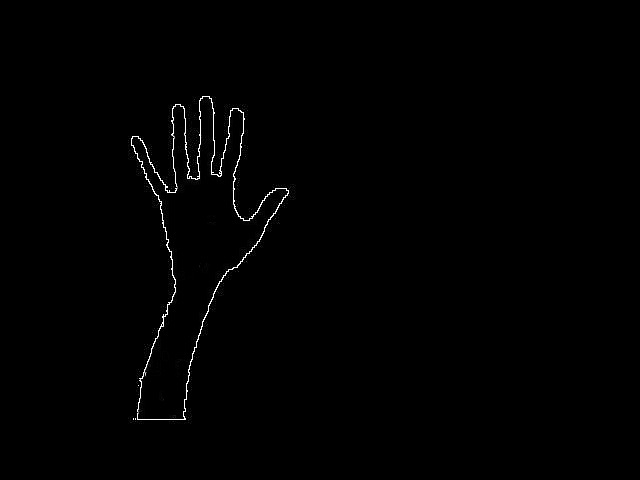
#> input picture startOutline.jpg, 640 x 480 px, given in place of the camera
$ python 'background finder.py'   (older library calls are emulated)
#> lines starting #> are read from the running program, lines starting #| are printed output that depends on the picture; after the words box and inside, x2 and y2 are one past the last pixel; in counts of white or black regions, pixels touching at a corner belong together
import cv2
import numpy as np

#== Parameters =======================================================================
BLUR = 21
CANNY_THRESH_1 = 100
CANNY_THRESH_2 = 200
MASK_DILATE_ITER = 10
MASK_ERODE_ITER = 10
MASK_COLOR = (0.0,0.0,1.0) # In BGR format


#== Processing =======================================================================

#-- Read image -----------------------------------------------------------------------
camera = cv2.VideoCapture(0)
while True:
    (g, img) = camera.read()
#> img is the input picture: shape (480, 640, 3); min 0, max 255, mean 1.5
    gray = cv2.cvtColor(img,cv2.COLOR_BGR2GRAY)

    #-- Edge detection -------------------------------------------------------------------
    edges = cv2.Canny(gray, CANNY_THRESH_1, CANNY_THRESH_2)
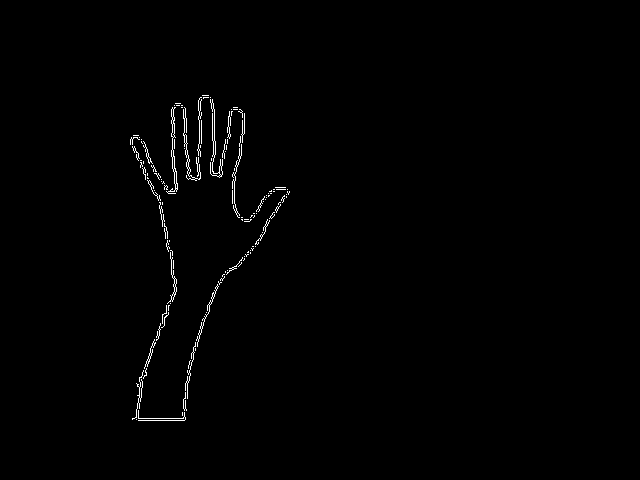
#> edges: shape (480, 640); 0.76% white in thin lines or dots, all inside (x1, y1, x2, y2) = (130, 95, 290, 421)
    edges = cv2.dilate(edges, None)
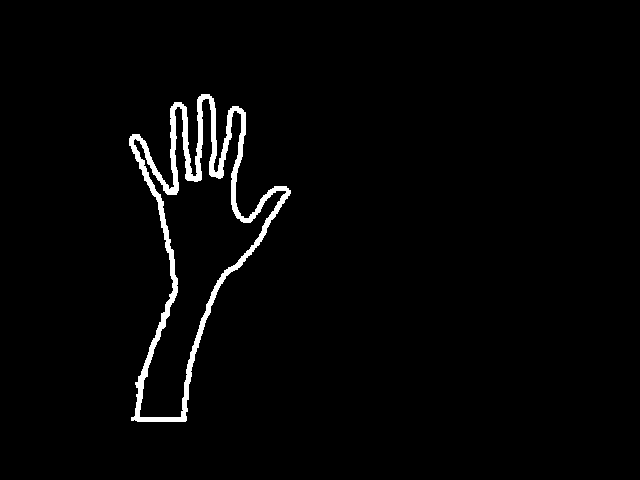
#> edges: shape (480, 640); 2.3% white; 1 white region, box (x1, y1, x2, y2) and area: (129, 94, 291, 422) 6939
    edges = cv2.erode(edges, None)
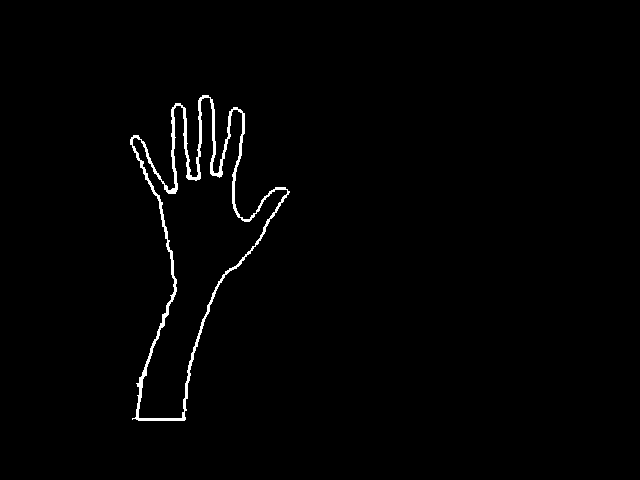
#> edges: shape (480, 640); 1.2% white; 1 white region
    cv2.imshow("e",edges)
    #-- Find contours in edges, sort by area ---------------------------------------------
    contour_info = []
    _, contours, _ = cv2.findContours(edges, cv2.RETR_LIST, cv2.CHAIN_APPROX_NONE)
#> contours = 2 contours; box (x1, y1, x2, y2) and area: (130, 95, 290, 421) 19212, (132, 97, 288, 419) 16687
    # Previously, for a previous version of cv2, this line was:
    #  contours, _ = cv2.findContours(edges, cv2.RETR_LIST, cv2.CHAIN_APPROX_NONE)
    # Thanks to notes from commenters, I've updated the code but left this note
    for c in contours:
        contour_info.append((
            c,
            cv2.isContourConvex(c),
            cv2.contourArea(c),
        ))
#> this loop made 2 passes
#> after the loop, contour_info = 2 items
    contour_info = sorted(contour_info, key=lambda c: c[2], reverse=True)
    max_contour = contour_info[0:int(len(contour_info)/2)]
#> max_contour = 1 item

    #-- Create empty mask, draw filled polygon on it corresponding to largest contour ----
    # Mask is black, polygon is white
    mask = np.zeros(edges.shape)
    for m in max_contour:
        cv2.fillConvexPoly(mask, m[0], (255))
#> this loop made 1 pass
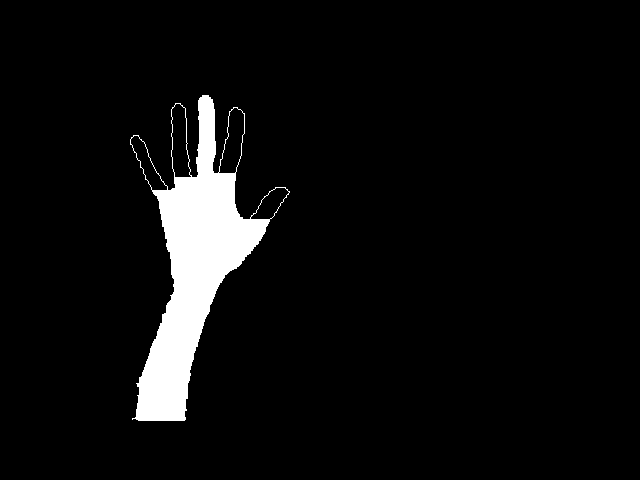
#> mask: shape (480, 640) float64; 5.4% white; 1 white region, box (x1, y1, x2, y2) and area: (130, 95, 290, 421) 16646
    cv2.imshow("eg",mask)

    #-- Smooth mask, then blur it --------------------------------------------------------
    mask = cv2.dilate(mask, None, iterations=MASK_DILATE_ITER)
#> mask: shape (480, 640) float64; 11.1% white; 1 white region, box (x1, y1, x2, y2) and area: (120, 85, 300, 431) 34040
    mask = cv2.erode(mask, None, iterations=MASK_ERODE_ITER)
#> mask: shape (480, 640) float64; 7.2% white; 1 white region, box (x1, y1, x2, y2) and area: (130, 95, 290, 421) 22020
    mask = cv2.GaussianBlur(mask, (BLUR, BLUR), 0)
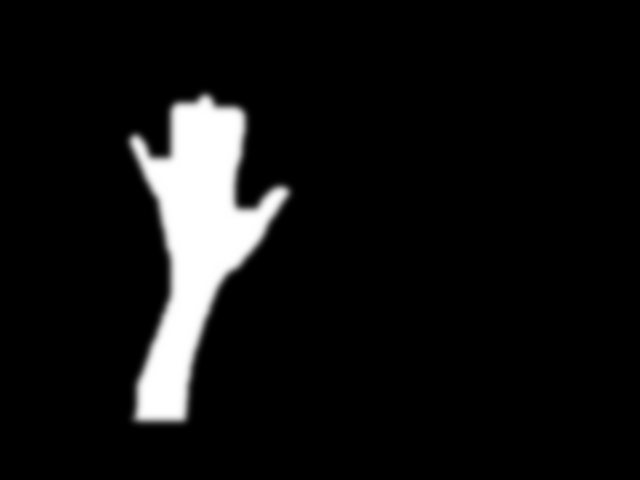
#> mask: shape (480, 640) float64; min 0, max 255, mean 18.3; drawn with min black and max white
    cv2.imshow("egd",mask)
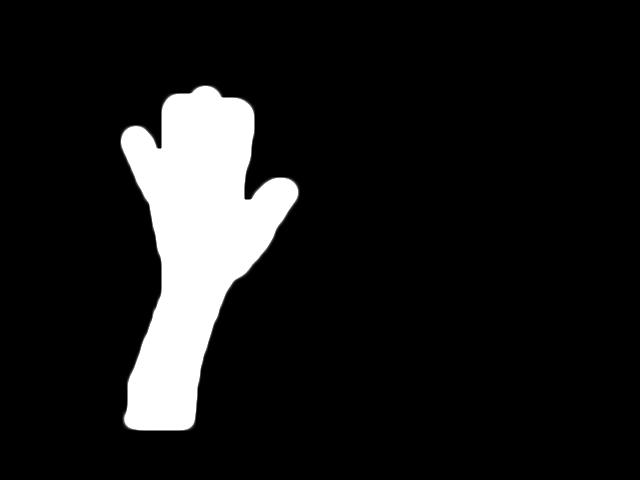
#> window 'egd': shape (480, 640); min 0, max 255, mean 26.2
    mask_stack = np.dstack([mask]*3)    # Create 3-channel alpha mask

    #-- Blend masked img into MASK_COLOR background --------------------------------------
    mask_stack  = mask_stack.astype('float32') / 255.0          # Use float matrices,
    img         = img.astype('float32') / 255.0                 #  for easy blending

    masked = (mask_stack * img) + ((1-mask_stack) * MASK_COLOR) # Blend
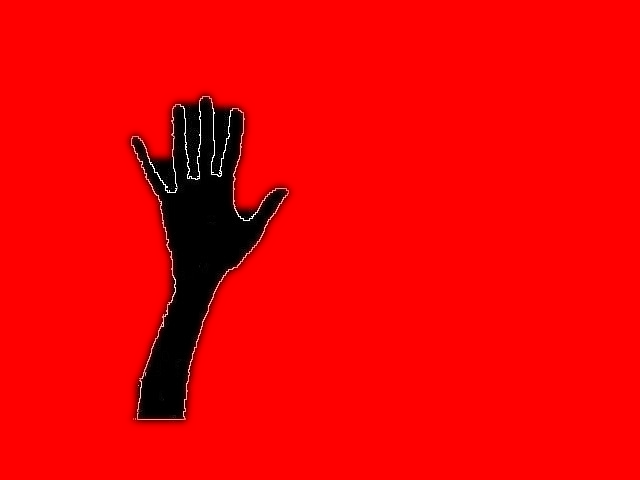
#> masked: shape (480, 640, 3) float64; mean of channels 0, 1, 2 0.00457, 0.00457, 0.933; drawn as B, G, R
    masked = (masked * 255).astype('uint8')                     # Convert back to 8-bit

    cv2.imshow('img', masked)                                   # Display
    if cv2.waitKey(1) & 0xFF == ord("q"):
#> (key q is pressed here)
        break
camera.release()
cv2.destroyAllWindows()

$ run again, on blob.png
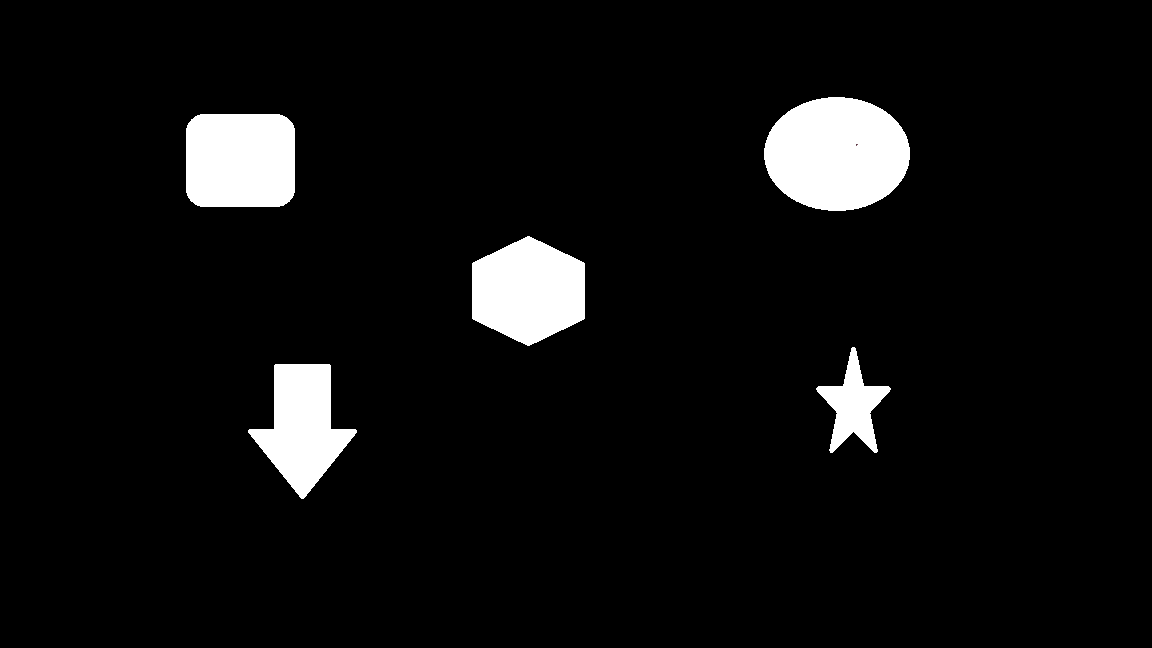
#> input picture blob.png, 1152 x 648 px, given in place of the camera
#> img is the input picture: shape (648, 1152, 3); mean B, G, R 14.8, 14.8, 14.8
#> `edges = cv2.dilate(edges, None)`:
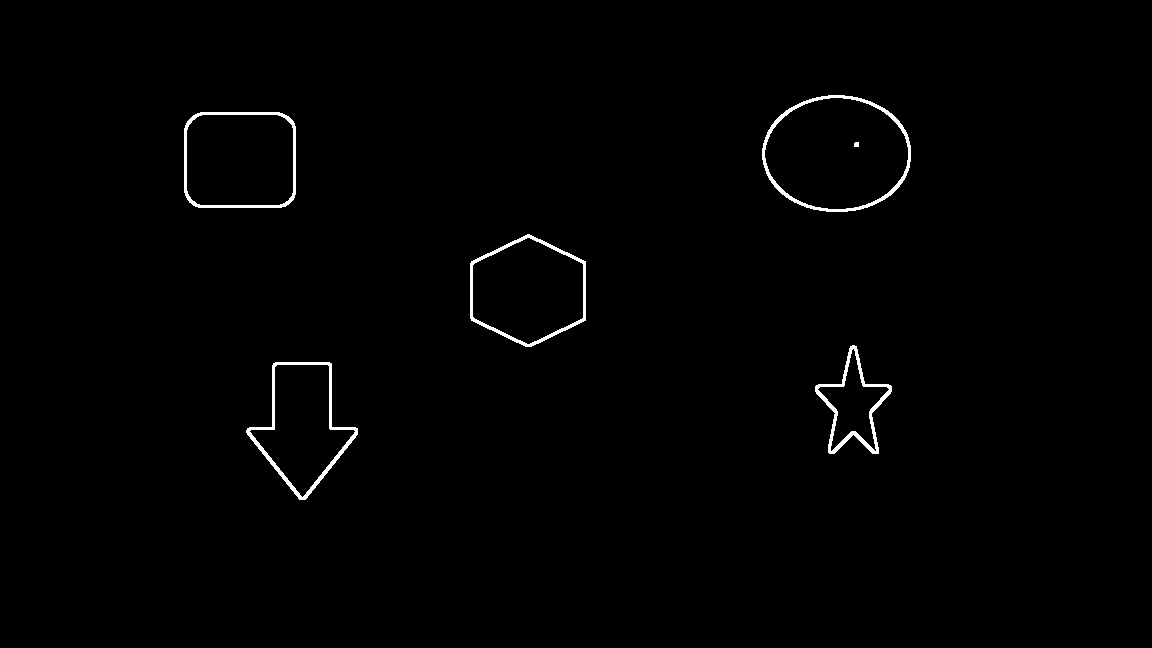
#> edges: shape (648, 1152); 0.88% white; 6 white regions, box (x1, y1, x2, y2) and area: (762, 95, 911, 212) 1469, (246, 362, 358, 500) 1429, (815, 345, 892, 454) 1239, (470, 234, 586, 347) 1229, (184, 112, 296, 208) 1185, (854, 142, 859, 147) 24
#> contours = 11 contours, 1 with area under 20; largest, box (x1, y1, x2, y2) and area: (763, 96, 910, 211) 13092, (763, 96, 910, 211) 13033, (185, 113, 295, 207) 9844, (185, 113, 295, 207) 9828, (471, 235, 585, 346) 9423
#> the loop `for c in contours:` made 11 passes
#> after the loop `for c in contours:`: contour_info = 11 items
#> max_contour = 5 items
#> the loop `for m in max_contour:` made 5 passes
#> `masked = (mask_stack * img) + ((1-mask_stack) * MASK_COLOR)`:
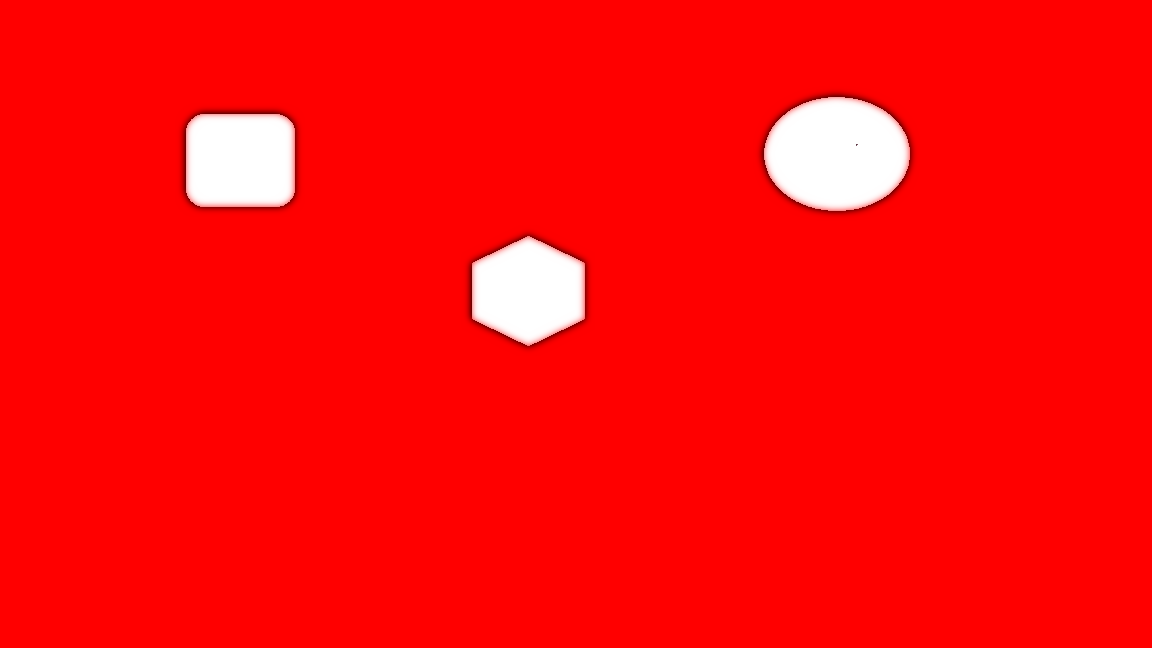
#> masked: shape (648, 1152, 3) float64; mean of channels 0, 1, 2 0.0415, 0.0415, 0.997; drawn as B, G, R
